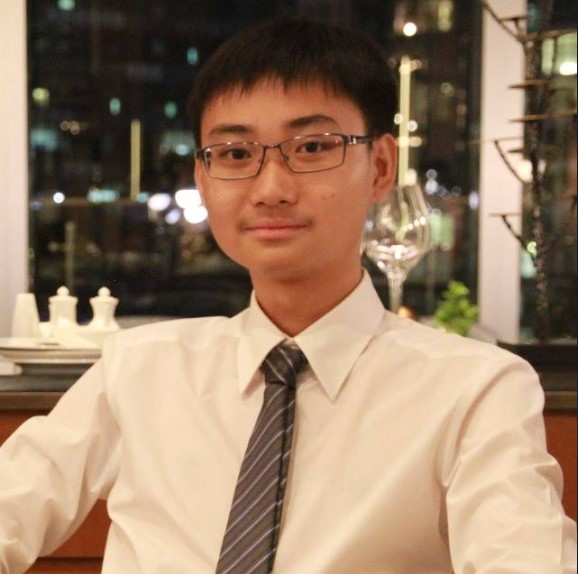
#> input picture tzj.jpg, 578 x 574 px, given in place of the camera
$ python haar_cascade_with_fall_detection.py
#> lines starting #> are read from the running program, lines starting #| are printed output that depends on the picture; after the words box and inside, x2 and y2 are one past the last pixel; in counts of white or black regions, pixels touching at a corner belong together
#> further down, frame is the input picture: shape (574, 578, 3); mean B, G, R 102.4, 125.5, 151.7
from __future__ import print_function
import cv2 as cv
import argparse
j=0
def detectAndDisplay(frame):
    global j
    frame_gray = cv.cvtColor(frame, cv.COLOR_BGR2GRAY)
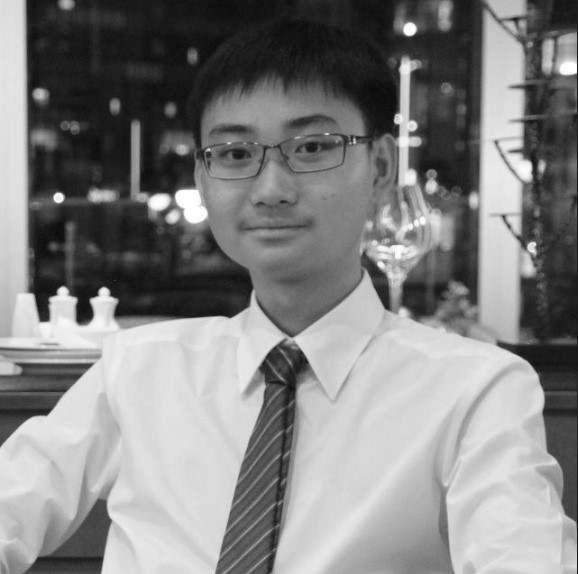
#> frame_gray: shape (574, 578); min 10, max 255, mean 130.7
    frame_gray = cv.equalizeHist(frame_gray)
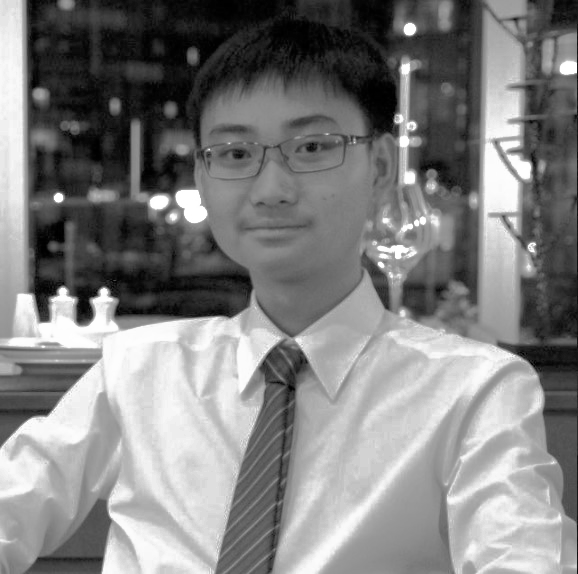
#> frame_gray: shape (574, 578); min 0, max 255, mean 128.5
    #-- Detect faces
    faces = face_cascade.detectMultiScale(frame_gray)
#> faces = [[173, 74, 202, 202]]
    fgmask = fgbg.apply(frame_gray) #Apply the fgbg to gray pic
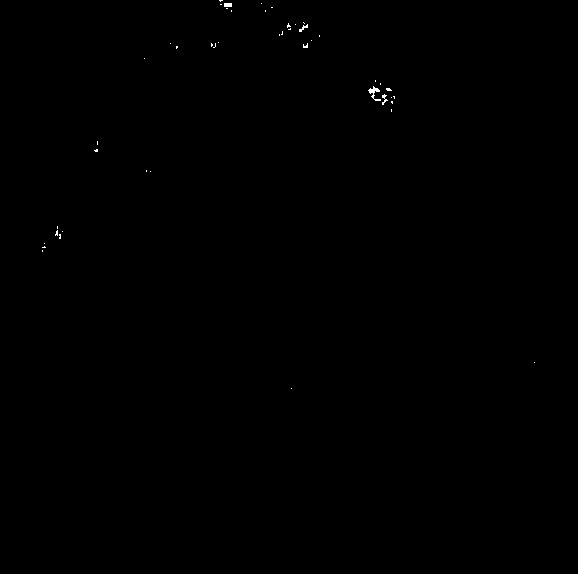
#> fgmask: shape (574, 578); values 127 (black) and 255 (white), 0.1% white in thin lines or dots, all inside (x1, y1, x2, y2) = (42, 0, 535, 389)

    #Find contours
    contours, _ = cv.findContours(fgmask, cv.RETR_TREE, cv.CHAIN_APPROX_SIMPLE) # source img, contour retrivial mode, contour approximation method
#> contours = [[[0, 0], [0, 573], [577, 573], [577, 0]]]
    if contours:
        # List to hold all areas
        areas = []

        for contour in contours:
            ar = cv.contourArea(contour) # Returns area of coutours
            areas.append(ar) #Adds ar to areas
#> this loop made 1 pass
#> (contour, ar) on pass 1: ([[0, 0], [0, 573], [577, 573], [577, 0]], 330621)
#> after the loop, areas = [330621]

        max_area = max(areas, default = 0) #Compares values to find maximum area
#> max_area = 330621

        max_area_index = areas.index(max_area) # Finds the index of this area and passes it to max_area_index
#> max_area_index = 0

        cnt = contours[max_area_index] # finds the point of countour that has the highest area
#> cnt = [[0, 0], [0, 573], [577, 573], [577, 0]]

        M = cv.moments(cnt) #Used to find the center of blob
#> M = moments, m00 330621, centre m10/m00, m01/m00 = (288.5, 286.5)

        x, y, w, h = cv.boundingRect(cnt) #draws a bouding box at the point of countour that has the highest area
#> x = 0; y = 0; w = 578; h = 574

        cv.drawContours(fgmask, [cnt], 0, (255,255,255), 3, maxLevel = 0) # draw contours
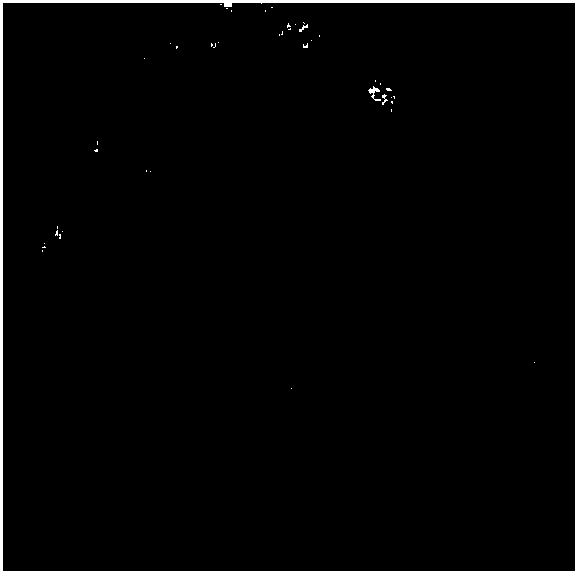
#> fgmask: shape (574, 578); values 127 (black) and 255 (white), 2.2% white; 44 white regions (40 under 20 px), largest, box (x1, y1, x2, y2) and area: (0, 0, 578, 574) 6909, (368, 86, 381, 101) 72, (382, 94, 388, 105) 29, (299, 24, 308, 32) 28

        if h < w:
            j += 1 # if width of bounding box's width is higher than height, add one to counter j

        if j > 10:
            logging.info('FALL')
           # print("FALL")
           # cv2.putText(fgmask, 'FALL', (x, y), cv2.FONT_HERSHEY_TRIPLEX, 0.5, (255,255,255), 2)
            cv.rectangle(frame,(x,y),(x+w,y+h),(0,0,255),2) # draw red rectangle when j is more than 10, known as falling

        if h > w:
            j = 0 # reset j to 0
            cv.rectangle(frame,(x,y),(x+w,y+h),(0,255,0),2) # draw green rectangle when height  more than width
    for (x,y,w,h) in faces:
        center = (x + w//2, y + h//2)
        frame = cv.ellipse(frame, center, (w//2, h//2), 0, 0, 360, (255, 0, 255), 4)
        faceROI = frame_gray[y:y+h,x:x+w]
        #-- In each face, detect eyes
        eyes = eyes_cascade.detectMultiScale(faceROI)
        for (x2,y2,w2,h2) in eyes:
            eye_center = (x + x2 + w2//2, y + y2 + h2//2)
            radius = int(round((w2 + h2)*0.25))
            frame = cv.circle(frame, eye_center, radius, (255, 0, 0 ), 4)
#> this loop made 1 pass
#> (x, y, w, h, center, eyes) on pass 1: (173, 74, 202, 202, (274, 175), [[119, 56, 36, 36], [42, 58, 44, 44]])
#> pass 1, in detectAndDisplay, `frame = cv.ellipse(frame, center, (w//2, h//2), 0, 0, 360, (255, 0, 25..`:
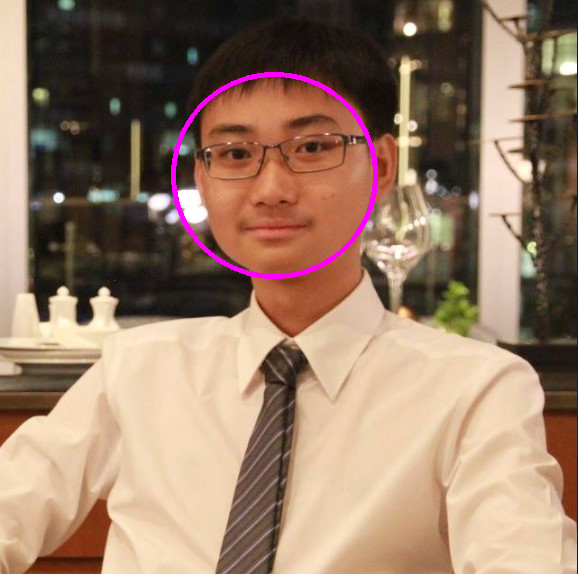
#> frame: shape (574, 578, 3); 0.93% of pixels changed, all inside (x1, y1, x2, y2) = (171, 72, 378, 279)
#> pass 1, in detectAndDisplay, `faceROI = frame_gray[y:y+h,x:x+w]`:
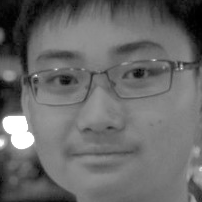
#> faceROI: shape (202, 202); min 0, max 255, mean 105.4
#> after the loop:
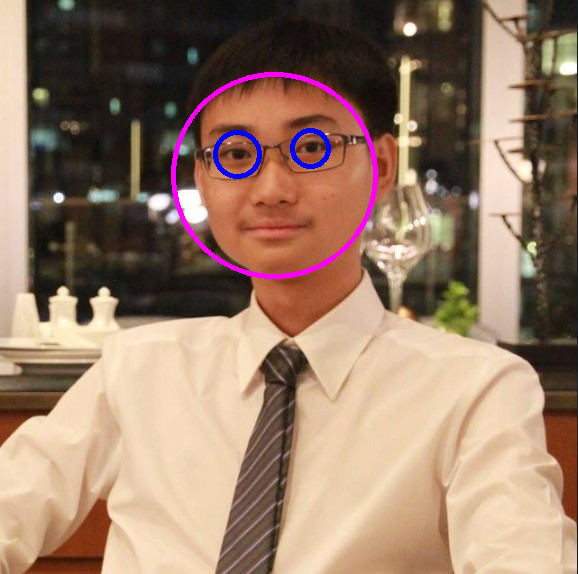
#> frame: shape (574, 578, 3); 0.38% of pixels changed, all inside (x1, y1, x2, y2) = (213, 128, 331, 179)
    cv.imshow('Capture - Face detection', frame)


parser = argparse.ArgumentParser(description='Code for Cascade Classifier tutorial.')
parser.add_argument('--face_cascade', help='Path to face cascade.', default='data/haarcascades/haarcascade_frontalface_alt.xml')
parser.add_argument('--eyes_cascade', help='Path to eyes cascade.', default='data/haarcascades/haarcascade_eye_tree_eyeglasses.xml')
parser.add_argument('--camera', help='Camera divide number.', type=int, default=0)
args = parser.parse_args()
face_cascade_name = args.face_cascade
eyes_cascade_name = args.eyes_cascade
face_cascade = cv.CascadeClassifier()
eyes_cascade = cv.CascadeClassifier()
#-- 1. Load the cascades
if not face_cascade.load(cv.samples.findFile(face_cascade_name)):
    print('--(!)Error loading face cascade')
    exit(0)
if not eyes_cascade.load(cv.samples.findFile(eyes_cascade_name)):
    print('--(!)Error loading eyes cascade')
    exit(0)
camera_device = args.camera
#-- 2. Read the video stream
cap = cv.VideoCapture(camera_device)
if not cap.isOpened:
    print('--(!)Error opening video capture')
    exit(0)

fgbg = cv.createBackgroundSubtractorMOG2() # Help to remove background
while True:
    ret, frame = cap.read()

    if frame is None:
        print('--(!) No captured frame -- Break!')
        break
    detectAndDisplay(frame)
    if cv.waitKey(10) == 27:
#> (key Esc is pressed here)
        break
